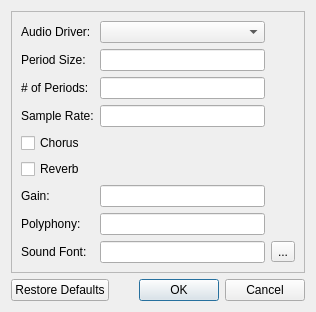
<?xml version="1.0" encoding="UTF-8"?>
<ui version="4.0">
 <comment>
     MIDI Virtual Piano Keyboard
     Copyright (C) 2008-2016, Pedro Lopez-Cabanillas

     This program is free software; you can redistribute it and/or modify
     it under the terms of the GNU General Public License as published by
     the Free Software Foundation; either version 3 of the License, or
     (at your option) any later version.

     This program is distributed in the hope that it will be useful,
     but WITHOUT ANY WARRANTY; without even the implied warranty of
     MERCHANTABILITY or FITNESS FOR A PARTICULAR PURPOSE.  See the
     GNU General Public License for more details.

     You should have received a copy of the GNU General Public License along
     with this program; If not, see http://www.gnu.org/licenses/
 </comment>
 <class>FluidSettingsDialog</class>
 <widget class="QDialog" name="FluidSettingsDialog">
  <property name="geometry">
   <rect>
    <x>0</x>
    <y>0</y>
    <width>316</width>
    <height>312</height>
   </rect>
  </property>
  <property name="windowTitle">
   <string>FluidSynth Driver Settings</string>
  </property>
  <layout class="QGridLayout" name="gridLayout">
   <item row="2" column="0">
    <widget class="QDialogButtonBox" name="buttonBox">
     <property name="orientation">
      <enum>Qt::Horizontal</enum>
     </property>
     <property name="standardButtons">
      <set>QDialogButtonBox::Cancel|QDialogButtonBox::Ok|QDialogButtonBox::RestoreDefaults</set>
     </property>
    </widget>
   </item>
   <item row="1" column="0">
    <widget class="QFrame" name="frame">
     <property name="frameShape">
      <enum>QFrame::StyledPanel</enum>
     </property>
     <property name="frameShadow">
      <enum>QFrame::Raised</enum>
     </property>
     <layout class="QGridLayout" name="gridLayout_2">
      <item row="1" column="1">
       <widget class="QLineEdit" name="periodSize"/>
      </item>
      <item row="8" column="1">
       <widget class="QLineEdit" name="soundFont"/>
      </item>
      <item row="3" column="1">
       <widget class="QLineEdit" name="sampleRate"/>
      </item>
      <item row="3" column="0">
       <widget class="QLabel" name="lblSampleRate">
        <property name="text">
         <string>Sample Rate:</string>
        </property>
        <property name="buddy">
         <cstring>sampleRate</cstring>
        </property>
       </widget>
      </item>
      <item row="1" column="0">
       <widget class="QLabel" name="lblPeriodSize">
        <property name="text">
         <string>Period Size:</string>
        </property>
        <property name="buddy">
         <cstring>periodSize</cstring>
        </property>
       </widget>
      </item>
      <item row="7" column="1">
       <widget class="QLineEdit" name="polyphony"/>
      </item>
      <item row="2" column="0">
       <widget class="QLabel" name="lblPeriods">
        <property name="text">
         <string># of Periods:</string>
        </property>
        <property name="buddy">
         <cstring>periods</cstring>
        </property>
       </widget>
      </item>
      <item row="0" column="1">
       <widget class="QComboBox" name="audioDriver"/>
      </item>
      <item row="0" column="0">
       <widget class="QLabel" name="lblDriver">
        <property name="text">
         <string>Audio Driver:</string>
        </property>
       </widget>
      </item>
      <item row="7" column="0">
       <widget class="QLabel" name="lblPolyphony">
        <property name="text">
         <string>Polyphony:</string>
        </property>
        <property name="buddy">
         <cstring>polyphony</cstring>
        </property>
       </widget>
      </item>
      <item row="2" column="1">
       <widget class="QLineEdit" name="periods"/>
      </item>
      <item row="8" column="0">
       <widget class="QLabel" name="lblSoundFont">
        <property name="text">
         <string>Sound Font:</string>
        </property>
        <property name="buddy">
         <cstring>soundFont</cstring>
        </property>
       </widget>
      </item>
      <item row="6" column="0">
       <widget class="QLabel" name="lblGain">
        <property name="text">
         <string>Gain:</string>
        </property>
        <property name="buddy">
         <cstring>gain</cstring>
        </property>
       </widget>
      </item>
      <item row="6" column="1">
       <widget class="QLineEdit" name="gain"/>
      </item>
      <item row="8" column="2">
       <widget class="QToolButton" name="btnFile">
        <property name="text">
         <string>...</string>
        </property>
       </widget>
      </item>
      <item row="4" column="0" colspan="2">
       <widget class="QCheckBox" name="chorus">
        <property name="text">
         <string>Chorus</string>
        </property>
       </widget>
      </item>
      <item row="5" column="0" colspan="2">
       <widget class="QCheckBox" name="reverb">
        <property name="text">
         <string>Reverb</string>
        </property>
       </widget>
      </item>
     </layout>
    </widget>
   </item>
  </layout>
 </widget>
 <resources/>
 <connections>
  <connection>
   <sender>buttonBox</sender>
   <signal>accepted()</signal>
   <receiver>FluidSettingsDialog</receiver>
   <slot>accept()</slot>
   <hints>
    <hint type="sourcelabel">
     <x>248</x>
     <y>254</y>
    </hint>
    <hint type="destinationlabel">
     <x>157</x>
     <y>274</y>
    </hint>
   </hints>
  </connection>
  <connection>
   <sender>buttonBox</sender>
   <signal>rejected()</signal>
   <receiver>FluidSettingsDialog</receiver>
   <slot>reject()</slot>
   <hints>
    <hint type="sourcelabel">
     <x>316</x>
     <y>260</y>
    </hint>
    <hint type="destinationlabel">
     <x>286</x>
     <y>274</y>
    </hint>
   </hints>
  </connection>
 </connections>
</ui>
